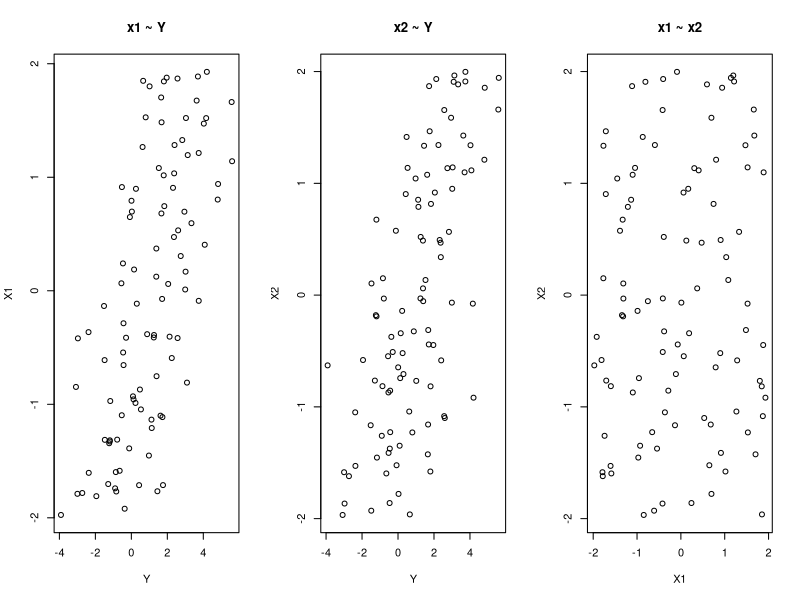
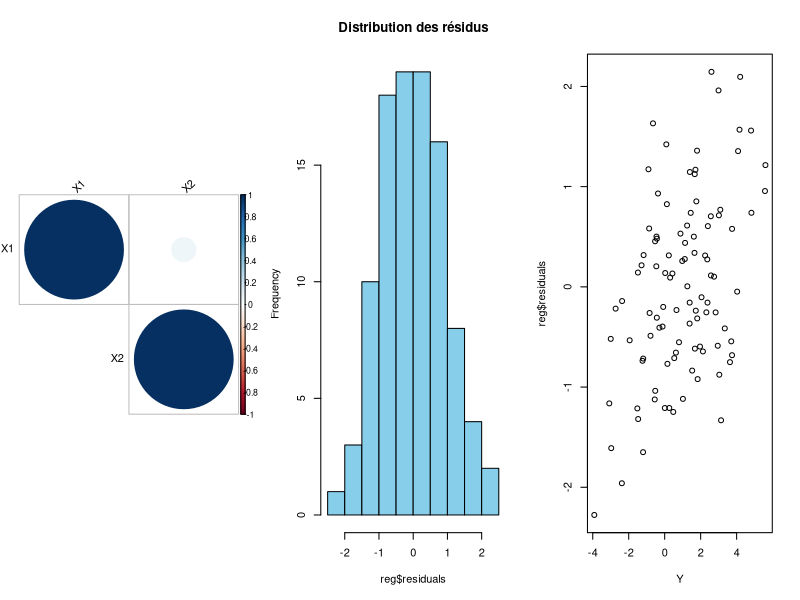
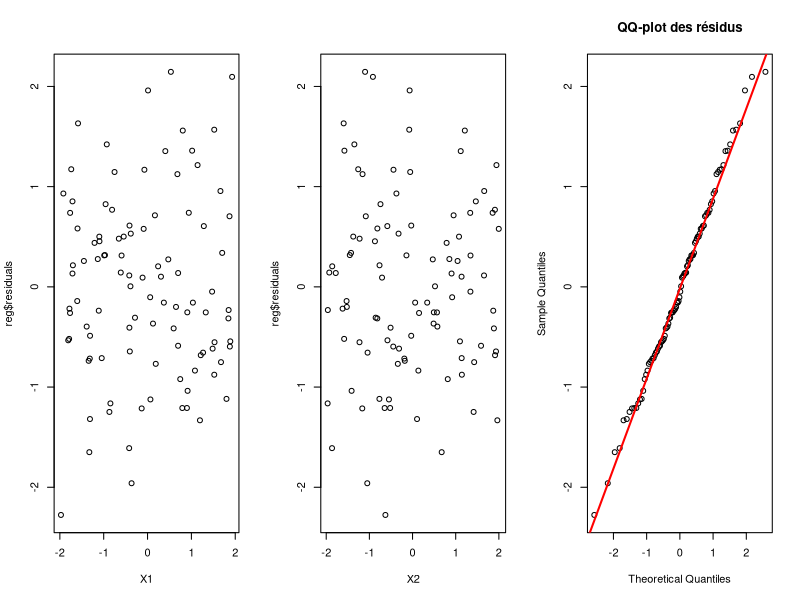
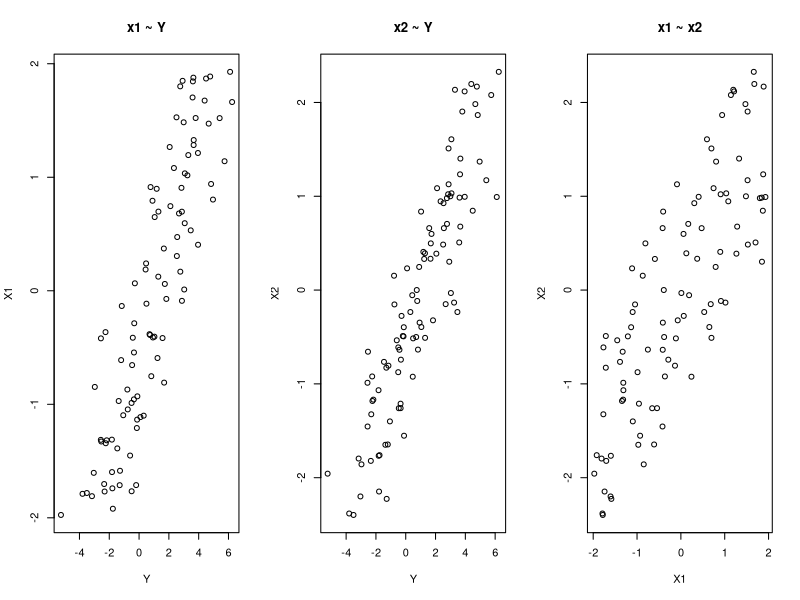
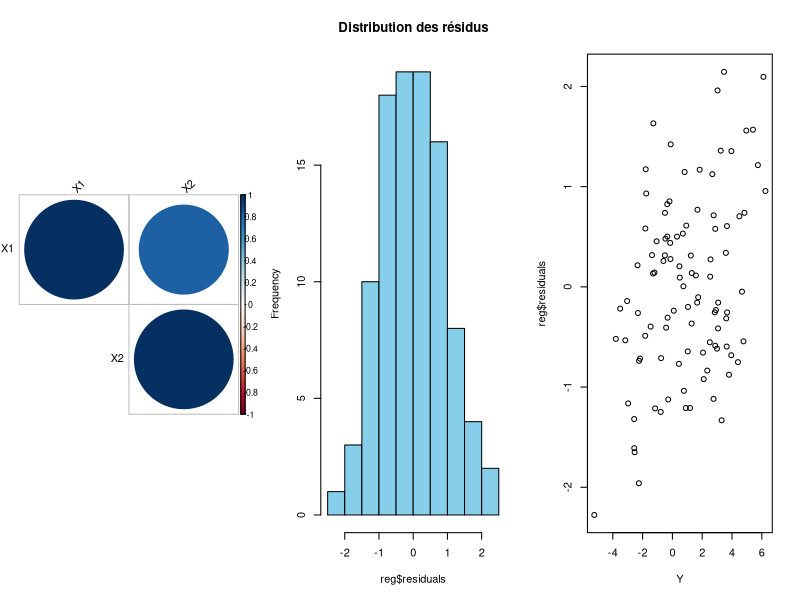
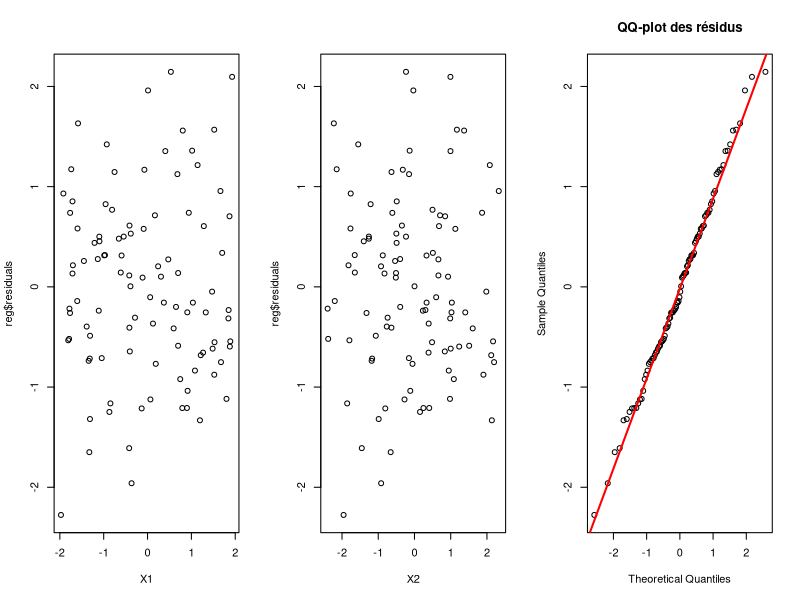

These figures' R source, in order:
## ---- chunk 1
# PACKAGES

library(corrplot)
## ---- chunk 2
set.seed(123)
n <-  100

# Résidu 
sigma2 <- 1
bruit <- rnorm(n, mean = 0, sd = sqrt(sigma2))

# Vecteur
X1 <- runif(n, min = -2, max = 2)
X2 <- runif(n, min = -2, max = 2)

# Coefficient beta 
beta <-  c(1, 1, 1)

# Réponse Y
Y <- beta[1] + beta[2]*X1 + beta[3]*X2 + bruit

# RL
reg <- lm(Y ~ X1 + X2)
## ---- chunk 3
#visualisation de la corrélation entre les variables 
par(mfrow = c(1, 3))
plot(Y, X1, main = "x1 ~ Y")
plot(Y, X2, main = "x2 ~ Y")
plot(X1, X2, main = "x1 ~ x2")
## ---- chunk 4
#Matrice de corrélation et plot 
X = cbind(X1,X2)
cor_mat = cor(X)
corrplot(cor_mat, type="upper", order="hclust", tl.col="black", tl.srt=45)

## ---- chunk 5


hist(reg$residuals, col = "skyblue", main = "Distribution des résidus")

## ---- chunk 6
# Graphe des résidus en fonction de Y
plot(Y, reg$residuals)

# Graphe des résidus en fonction de X1
plot(X1, reg$residuals)

# Graphe des résidus en fonction de X2
plot(X2, reg$residuals)
## ---- chunk 7
# QQ-plot des résidus
qqnorm(residuals(reg), main = "QQ-plot des résidus")
qqline(residuals(reg), col = "red", lwd = 2)
## ---- chunk 8
set.seed(123)
n <-  100

# Résidu 
sigma2 <- 1
bruit <- rnorm(n, mean = 0, sd = sqrt(sigma2))

# Vecteur
X1 <- runif(n, min = -2, max = 2)

# Génération de X2 corrélé à X1
rho <- 0.8  # corrélation souhaitée (entre -1 et 1)
X2 <- rho * X1 + sqrt(1 - rho^2) * runif(n, min = -2, max = 2)

# Coefficient beta 
beta <-  c(1, 1, 1)

# Réponse Y
Y <- beta[1] + beta[2]*X1 + beta[3]*X2 + bruit

# RL
reg <- lm(Y ~ X1 + X2)
## ---- chunk 9
#visualisation de la corrélation entre les variables 
par(mfrow = c(1, 3))
plot(Y, X1, main = "x1 ~ Y")
plot(Y, X2, main = "x2 ~ Y")
plot(X1, X2, main = "x1 ~ x2")
## ---- chunk 10
#matrice de corrélation et plot 
X = cbind(X1,X2)
cor_mat = cor(X)
corrplot(cor_mat, type="upper", order="hclust", tl.col="black", tl.srt=45)
## ---- chunk 11
hist(reg$residuals, col = "skyblue", main = "Distribution des résidus")
## ---- chunk 12
# Graphe des résidus en fonction de Y
plot(Y, reg$residuals)

# Graphe des résidus en fonction de X1
plot(X1, reg$residuals)

# Graphe des résidus en fonction de X2
plot(X2, reg$residuals)
## ---- chunk 13
# QQ-plot des résidus
qqnorm(residuals(reg), main = "QQ-plot des résidus")
qqline(residuals(reg), col = "red", lwd = 2)
